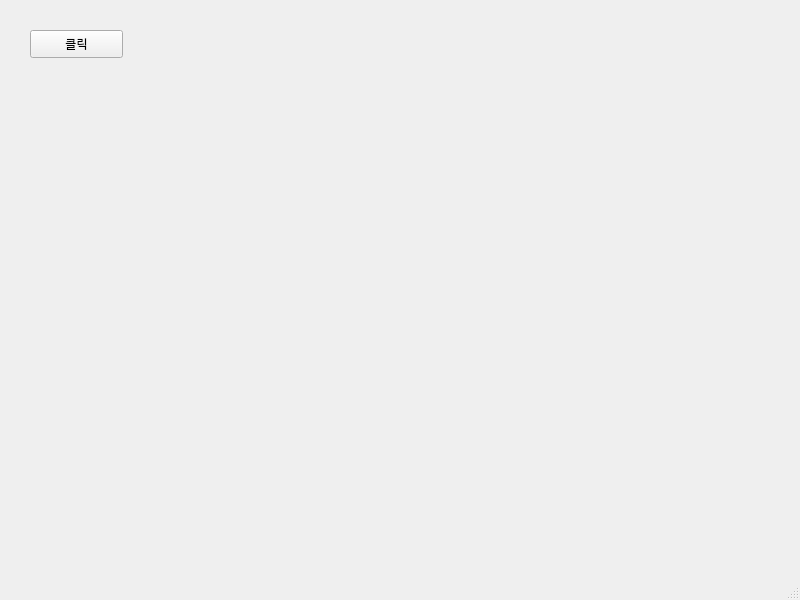
<?xml version="1.0" encoding="UTF-8"?>
<ui version="4.0">
 <class>MainWindow</class>
 <widget class="QMainWindow" name="MainWindow">
  <property name="geometry">
   <rect>
    <x>0</x>
    <y>0</y>
    <width>800</width>
    <height>600</height>
   </rect>
  </property>
  <property name="windowTitle">
   <string>MainWindow</string>
  </property>
  <widget class="QWidget" name="centralwidget">
   <widget class="QPushButton" name="pushButton">
    <property name="geometry">
     <rect>
      <x>30</x>
      <y>30</y>
      <width>93</width>
      <height>28</height>
     </rect>
    </property>
    <property name="text">
     <string>클릭</string>
    </property>
   </widget>
  </widget>
  <widget class="QMenuBar" name="menubar">
   <property name="geometry">
    <rect>
     <x>0</x>
     <y>0</y>
     <width>800</width>
     <height>26</height>
    </rect>
   </property>
  </widget>
  <widget class="QStatusBar" name="statusbar"/>
 </widget>
 <resources/>
 <connections/>
</ui>
